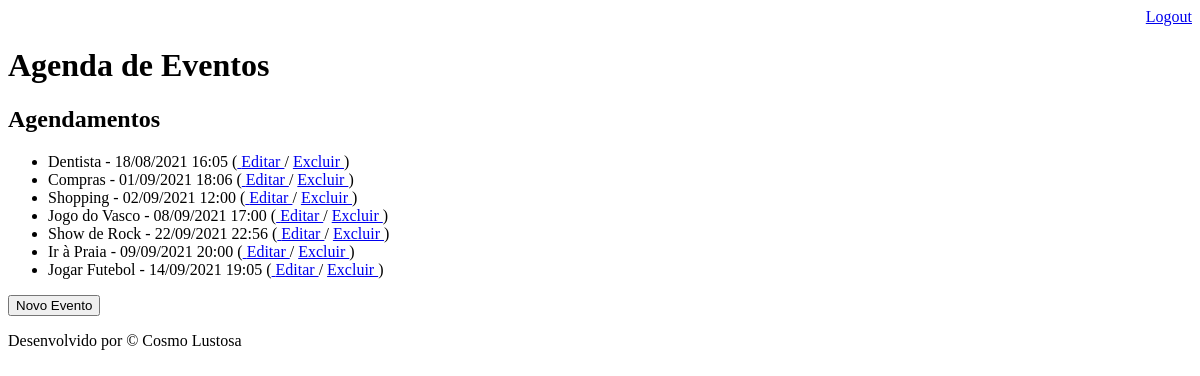
Page /agenda/ (signed in) on the earlier database version.
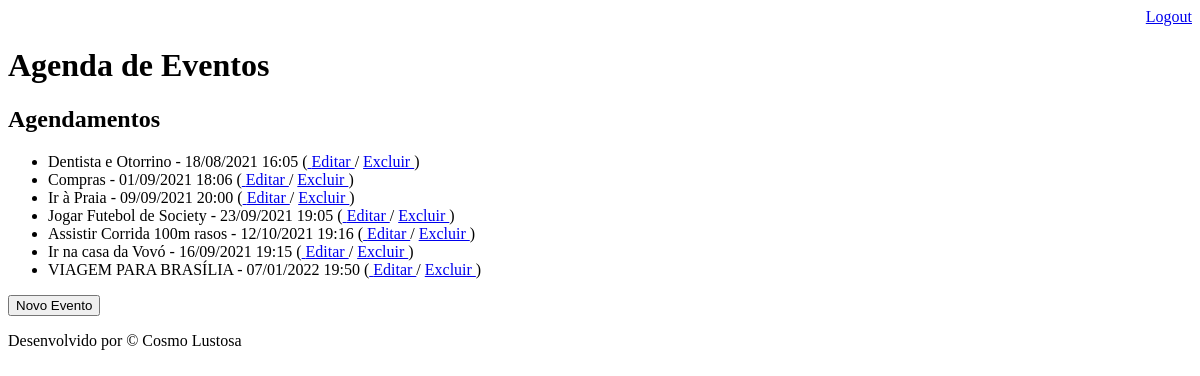
Same page on the later database version.
### core/models.py (models this page shows, shortened)
class Evento(models.Model):
    titulo = models.CharField(max_length=100)
    descricao = models.TextField(blank=True, null=True)
    data_evento = models.DateTimeField(verbose_name='Data do Evento')
    data_criacao = models.DateTimeField(auto_now=True)
    usuario = models.ForeignKey(User, on_delete=models.CASCADE)
    class Meta: #classe meta muda o nome da tabela no bd
        db_table = 'evento'
    def get_data_evento(self):
        return self.data_evento.strftime('%d/%m/%Y %H:%M')

### core/views.py (the view)
# urls.py: path('agenda/', views.lista_eventos),
@login_required(login_url='/login/') #se não autenticar levar o usuario para a pagina de login
def lista_eventos(request):
    usuario = request.user
    evento = Evento.objects.filter(usuario=usuario)#,
    dados = {'eventos': evento}
    return render(request, 'agenda.html', dados)

### templates/agenda.html (shortened to what this page needs)
{% extends "model-page.html" %}
{% block content %}
    <h2>Agendamentos</h2>
    <ul>
    {% for evento in eventos %}
        <li>{{ evento.titulo}} - {{evento.get_data_evento}}
            (<a href="evento/?id={{evento.id}}"> Editar </a>
            / <a href="evento/delete/{{evento.id}}"> Excluir </a>)
        </li>
    {% endfor %}
    </ul>
<a href="evento/">
    <button type="button">Novo Evento</button>
</a>
{% endblock %}

### templates/model-page.html
<!DOCTYPE html>
<html lang="en">
<head>
  {% include "model-header.html" %}
</head>
<body>
  {% block content %} {% endblock %}
  {% include "model-footer.html" %}
</body>
</html>

### templates/model-header.html (shortened to what this page needs)
    <div align="right">
        <a href="/logout"> Logout</a>
    </div>
    <h1>Agenda de Eventos </h1>

### templates/model-footer.html
<p>Desenvolvido por &copy; Cosmo Lustosa </p>

Differences in the rows shown:
removed Evento: titulo "Shopping", get_data_evento "02/09/2021 12:00"
removed Evento: titulo "Jogo do Vasco", get_data_evento "08/09/2021 17:00"
removed Evento: titulo "Show de Rock", get_data_evento "22/09/2021 22:56"
changed Evento: titulo "Dentista" → "Dentista e Otorrino"
changed Evento: titulo "Jogar Futebol" → "Jogar Futebol de Society"; get_data_evento "14/09/2021 19:05" → "23/09/2021 19:05"
added Evento: titulo "Assistir Corrida 100m rasos", get_data_evento "12/10/2021 19:16"
added Evento: titulo "Ir na casa da Vovó", get_data_evento "16/09/2021 19:15"
added Evento: titulo "VIAGEM PARA BRASÍLIA", get_data_evento "07/01/2022 19:50"
